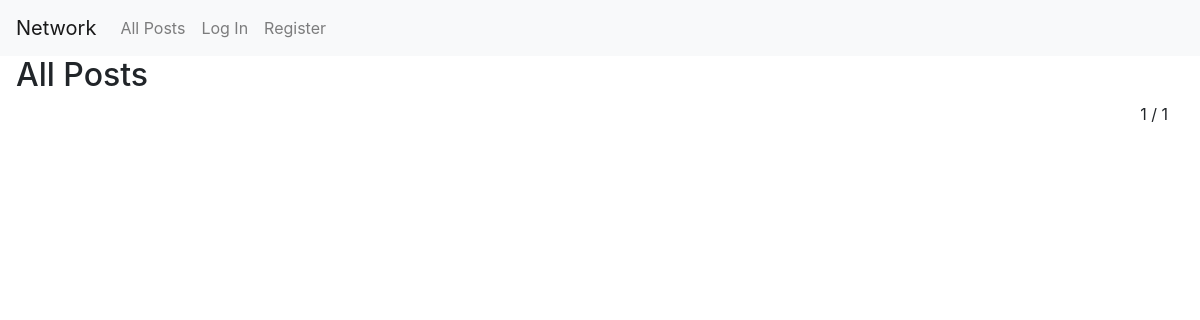
Before: / with the older database file.
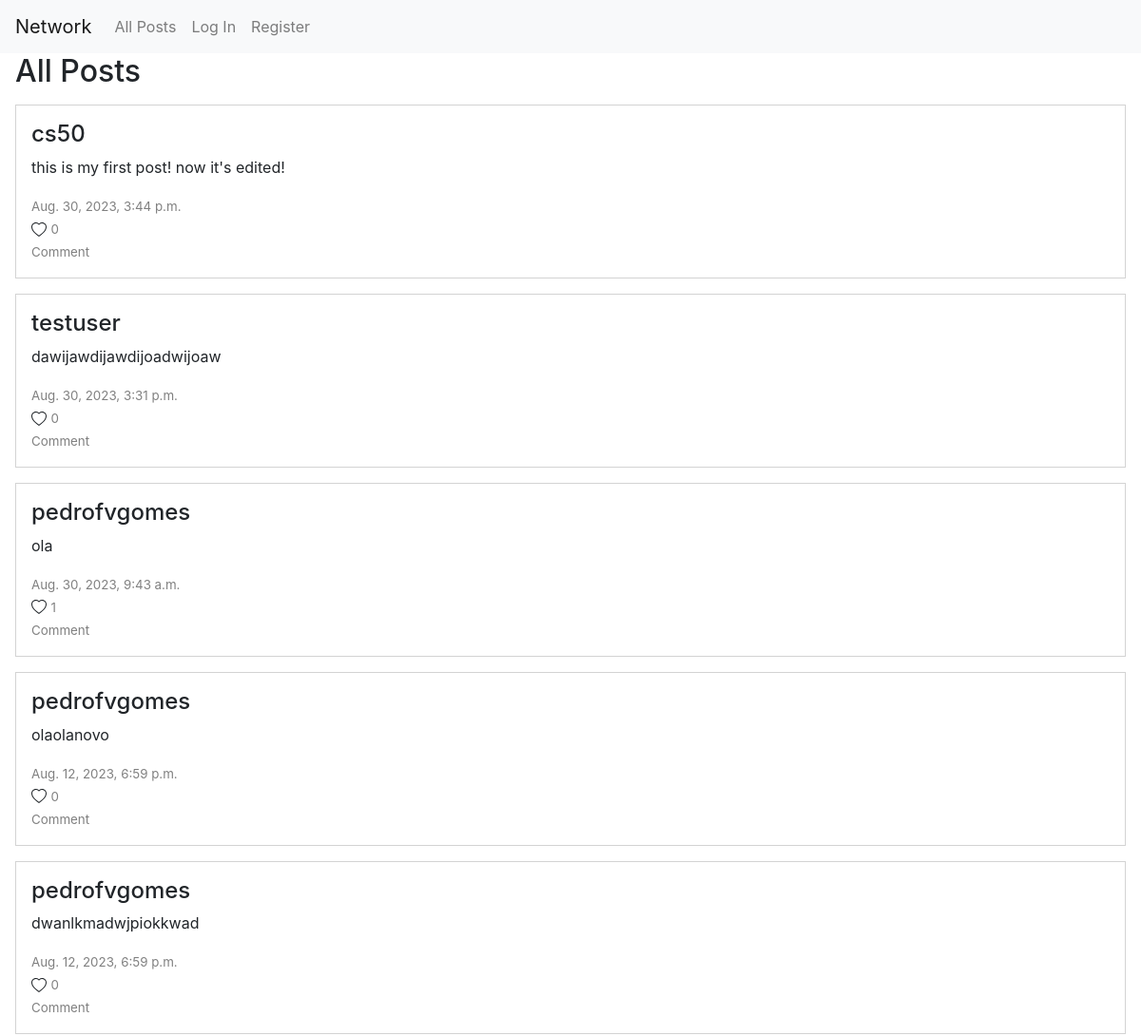
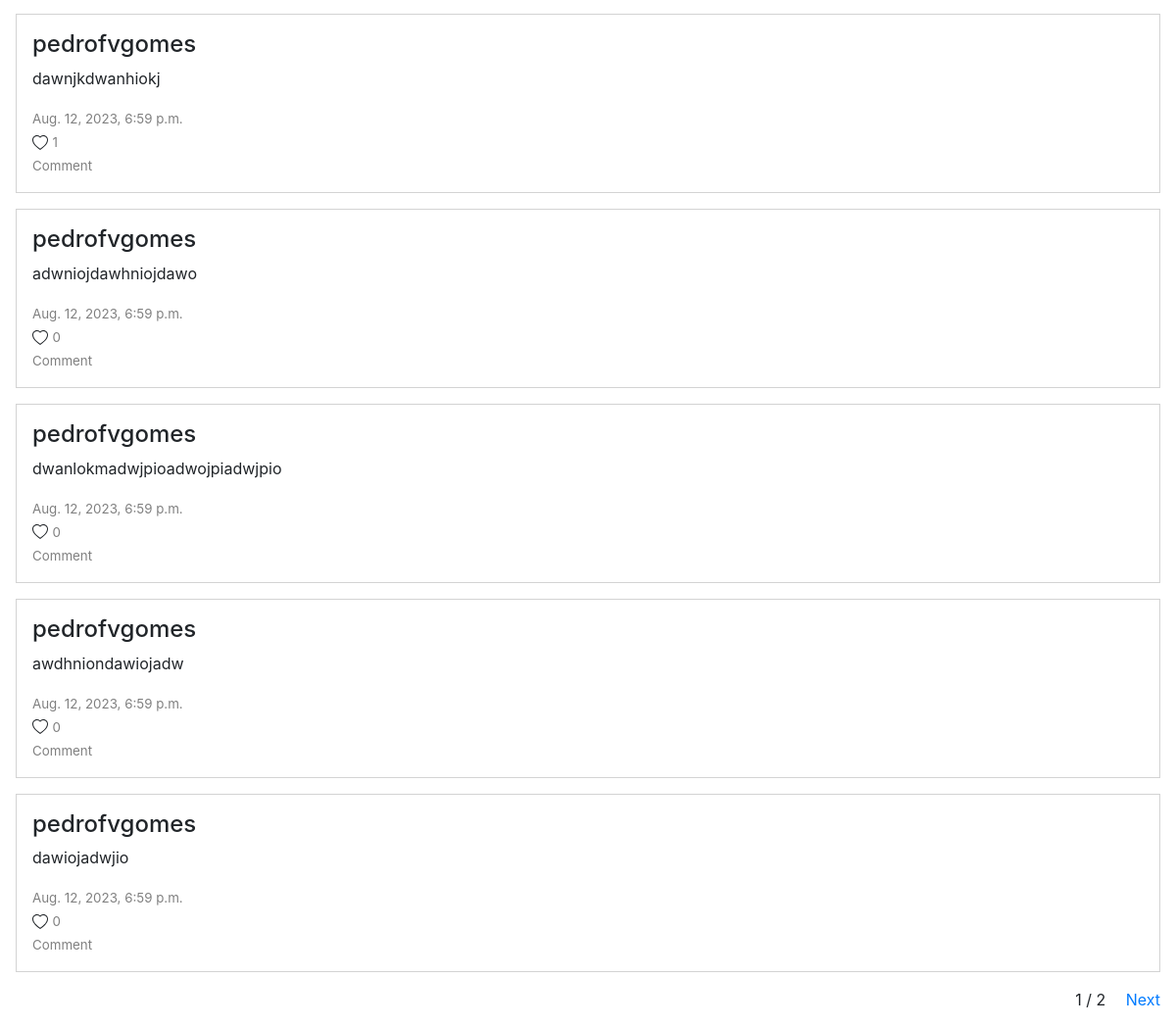
After: the same page with the newer database file (2 pictures, top to bottom).
### network/models.py (models this page shows)
class Post(models.Model):
    user = models.ForeignKey("User", on_delete=models.CASCADE)
    body = models.TextField(max_length=280)
    timestamp = models.DateTimeField(auto_now_add=True)
    likes = models.IntegerField(default=0)

class User(AbstractUser):
    pass

### network/views.py (the view)
# urls.py: path("", views.index, name="index"),
def index(request):
    posts = Post.objects.all().order_by("-timestamp")
    paginator = Paginator(posts, 10)  # 10 posts per page
    page_number = request.GET.get('page')
    page_posts = paginator.get_page(page_number)
    return render(request, "network/index.html", {
        "page_posts": page_posts
    })

### network/templates/network/index.html (shortened to what this page needs)
{% extends "network/layout.html" %}
{% block body %}
<h2 style="margin-left: 0.5em;">All Posts</h2>
<div id="posts">
    {% for post in page_posts %}
    <div class="post" id="{{post.id}}">
        <h4>{{ post.user.username }}</h4>
        <p>{{ post.body }}</p>
        <span>{{ post.timestamp }}</span>
        <br>
        <div class="likes">
            <span>{{ post.likes }}</span>
        </div>
        <span>Comment</span>
    </div>
    {% endfor %}
</div>
<div id="pagination">
    <span>{{ page_posts.number }} / {{ page_posts.paginator.num_pages }}</span>
    {% if page_posts.has_next %}
        <a href="?page={{ page_posts.next_page_number }}">Next</a>
    {% endif %}
</div>
{% endblock %}

### network/templates/network/layout.html (shortened to what this page needs)
{% load static %}
<!DOCTYPE html>
<html lang="en">
    <head>
        <link rel="stylesheet" href="https://stackpath.bootstrapcdn.com/bootstrap/4.4.1/css/bootstrap.min.css">
        <link href="{% static 'network/styles.css' %}" rel="stylesheet">
    </head>
    <body>
        <nav class="navbar navbar-expand-lg navbar-light bg-light">
            <a class="navbar-brand" href="{% url 'index' %}">Network</a>
            <div>
              <ul class="navbar-nav mr-auto">
                <li class="nav-item">
                  <a class="nav-link" href="{% url 'index' %}">All Posts</a>
                </li>
                {% if user.is_authenticated %}
                    <li class="nav-item">
                        <a class="nav-link" href="/following">Following</a>
                    </li>
                    <li class="nav-item">
                        <a class="nav-link" href="{% url 'logout' %}">Log Out</a>
                    </li>
                {% else %}
                    <li class="nav-item">
                        <a class="nav-link" href="{% url 'login' %}">Log In</a>
                    </li>
                    <li class="nav-item">
                        <a class="nav-link" href="{% url 'register' %}">Register</a>
                    </li>
                {% endif %}
              </ul>
            </div>
          </nav>
        <div class="body">
            {% block body %}
            {% endblock %}
        </div>
    </body>
</html>

### network/static/network/styles.css (style rules this page uses)
#newpost, .post { padding: 1em; border: 1px solid lightgrey; margin: 1em; }
.post span { color: grey; font-size: smaller; }
.post h4 { width: fit-content; }
#pagination { width: 100%; padding: 1em; padding-top: 0; text-align: right; }
#pagination span { margin-right: 1em; margin-top: 0; }

Changed rows visible on the page:
added Post: user.username "cs50", body "this is my first post! now it's edited!", timestamp "Aug. 30, 2023, 3:44 p.m.", likes "0"
added Post: user.username "testuser", body "dawijawdijawdijoadwijoaw", timestamp "Aug. 30, 2023, 3:31 p.m.", likes "0"
added Post: user.username "pedrofvgomes", body "ola", timestamp "Aug. 30, 2023, 9:43 a.m.", likes "1"
added Post: user.username "pedrofvgomes", body "olaolanovo", timestamp "Aug. 12, 2023, 6:59 p.m.", likes "0"
added Post: user.username "pedrofvgomes", body "dwanlkmadwjpiokkwad", timestamp "Aug. 12, 2023, 6:59 p.m.", likes "0"
added Post: user.username "pedrofvgomes", body "dawnjkdwanhiokj", timestamp "Aug. 12, 2023, 6:59 p.m.", likes "1"
added Post: user.username "pedrofvgomes", body "adwniojdawhniojdawo", timestamp "Aug. 12, 2023, 6:59 p.m.", likes "0"
added Post: user.username "pedrofvgomes", body "dwanlokmadwjpioadwojpiadwjpio", timestamp "Aug. 12, 2023, 6:59 p.m.", likes "0"
added Post: user.username "pedrofvgomes", body "awdhniondawiojadw", timestamp "Aug. 12, 2023, 6:59 p.m.", likes "0"
added Post: user.username "pedrofvgomes", body "dawiojadwjio", timestamp "Aug. 12, 2023, 6:59 p.m.", likes "0"
Other visible differences:
{{ page_posts.paginator.num_pages }}: "1" → "2"
text now shown: "Next"
